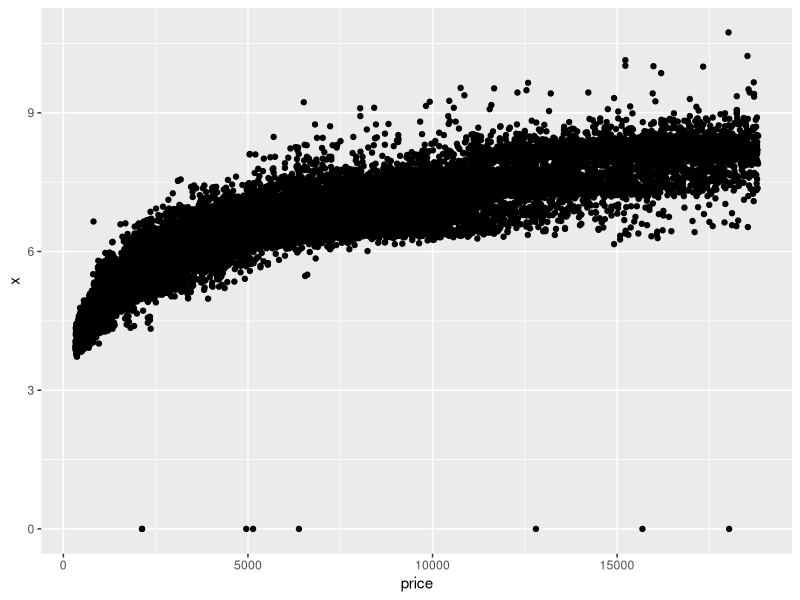
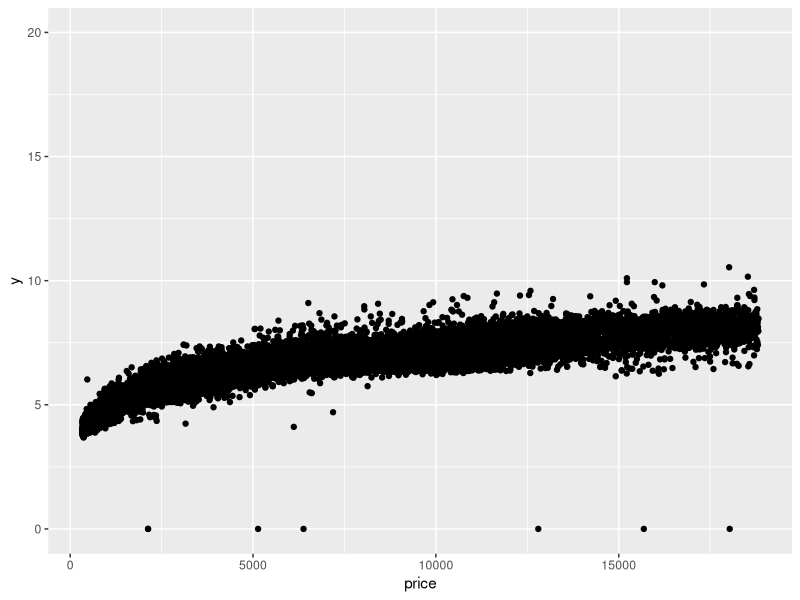
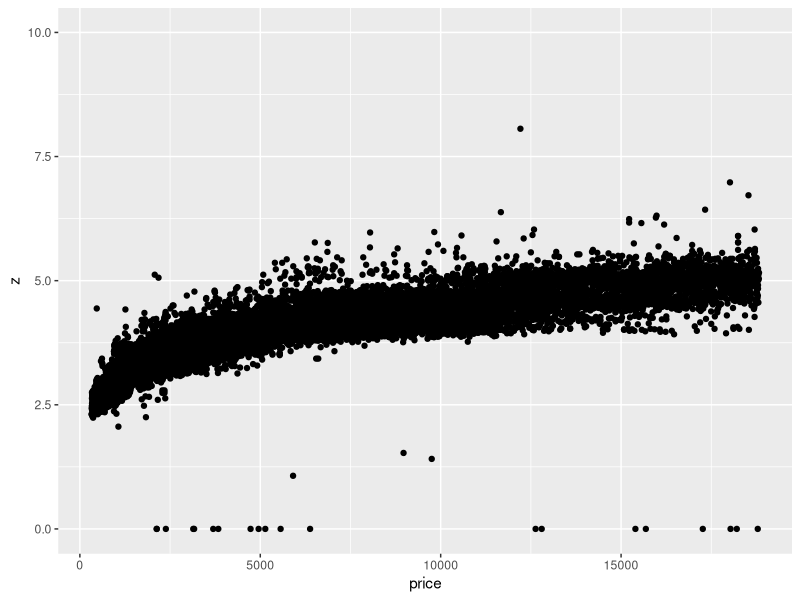
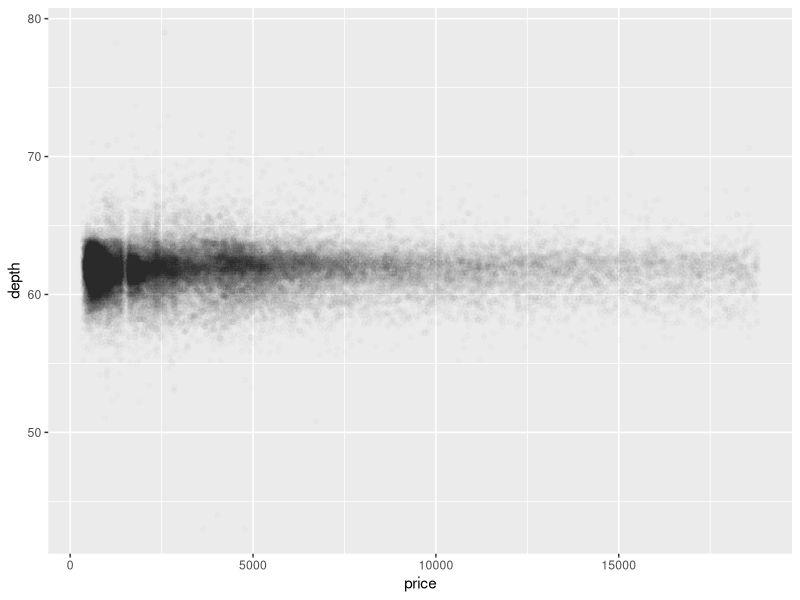
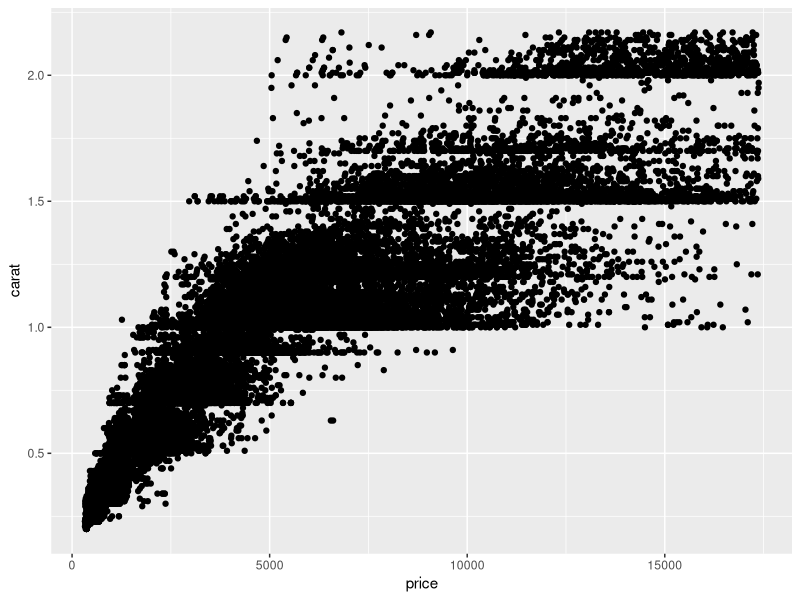
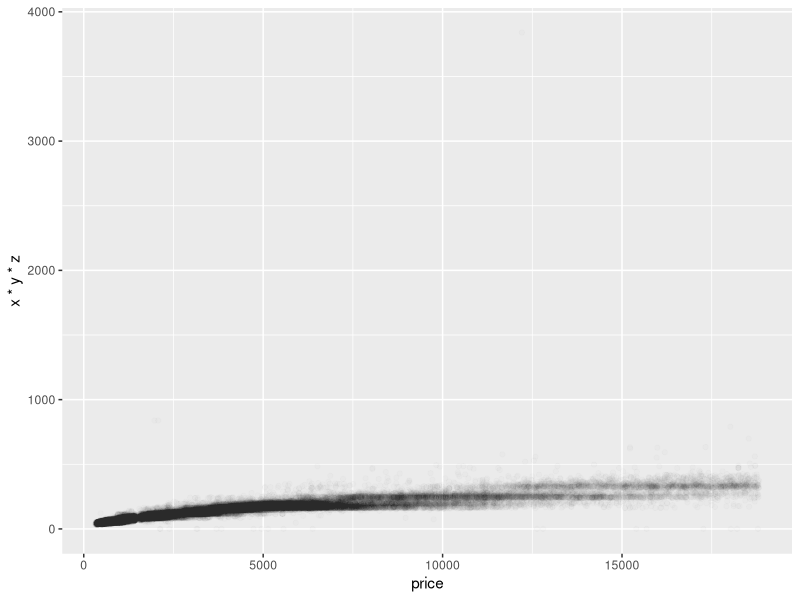
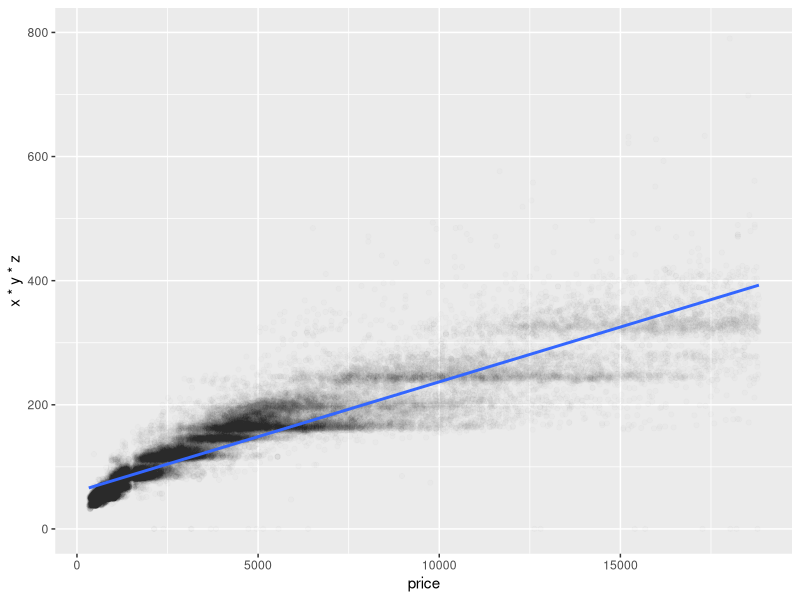
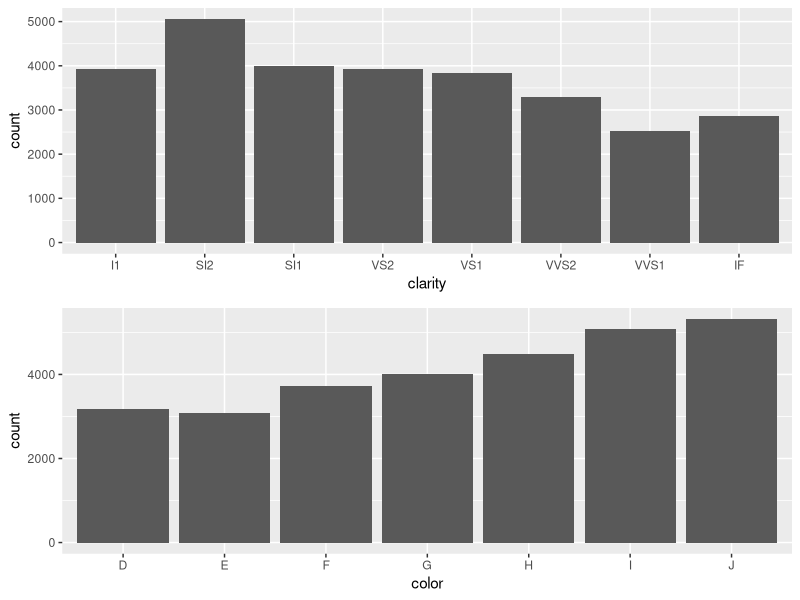

These figures' R source, in order:
setwd("C:/Users/Weiwen/OneDrive/Study/R")
library(ggplot2)
data("diamonds")

ggplot(aes(x = price, y = x), data = diamonds) + geom_point()

ggplot(aes(x = price, y = y), data = diamonds) + geom_point() + ylim(0,20)

ggplot(aes(x = price, y = z), data = diamonds) + geom_point() + ylim(0,10)

with(diamonds, cor.test(x = price, y =  x))

with(diamonds, cor.test(x = price, y =  y))

with(diamonds, cor.test(x = price, y =  z))

ggplot(aes(x = price, y = depth), data = diamonds) + geom_point(alpha = 0.01)

summary(diamonds$depth)

with(diamonds, cor.test(x = price, y =  depth))

ggplot(aes(x = price, y = carat), 
       data = subset(diamonds, diamonds$price < quantile(diamonds$price, 0.99) & diamonds$carat < quantile(diamonds$carat, 0.99))) + 
  geom_point()

ggplot(aes(x = price, y = x*y*z), data = diamonds) + geom_point(alpha = 0.01)

with(subset(diamonds, diamonds$x*diamonds$y*diamonds$z <= 800 & diamonds$x*diamonds$y*diamonds$z >0), cor.test(x = price, y =  x*y*z))

ggplot(aes(x = price, y = x*y*z), data = diamonds) + 
  geom_point(alpha = 0.01) + 
  ylim(0,800) + 
  geom_smooth(method = "lm")

library(dplyr)  

group_by_clarity <- group_by(diamonds, clarity)


diamondsByClarity <- summarise(group_by_clarity, mean_price = mean(price),
            median_price = median(price),
            min_price = min(price),
            max_price = max(price),
            n = n())

diamondsByClarity <- arrange(diamondsByClarity)


install.packages("magrittr")
library(magrittr)

install.packages("gridExtra")
library(gridExtra)

diamonds_by_clarity <- group_by(diamonds, clarity)
diamonds_mp_by_clarity <- summarise(diamonds_by_clarity, mean_price = mean(price))

diamonds_by_color <- group_by(diamonds, color)
diamonds_mp_by_color <- summarise(diamonds_by_color, mean_price = mean(price))

b1 <- ggplot(aes(x = clarity), data = diamonds_mp_by_clarity) + geom_bar(aes(weight = mean_price))
b2 <- ggplot(aes(x = color), data = diamonds_mp_by_color) + geom_bar(aes(weight = mean_price))

grid.arrange(b1, b2)
